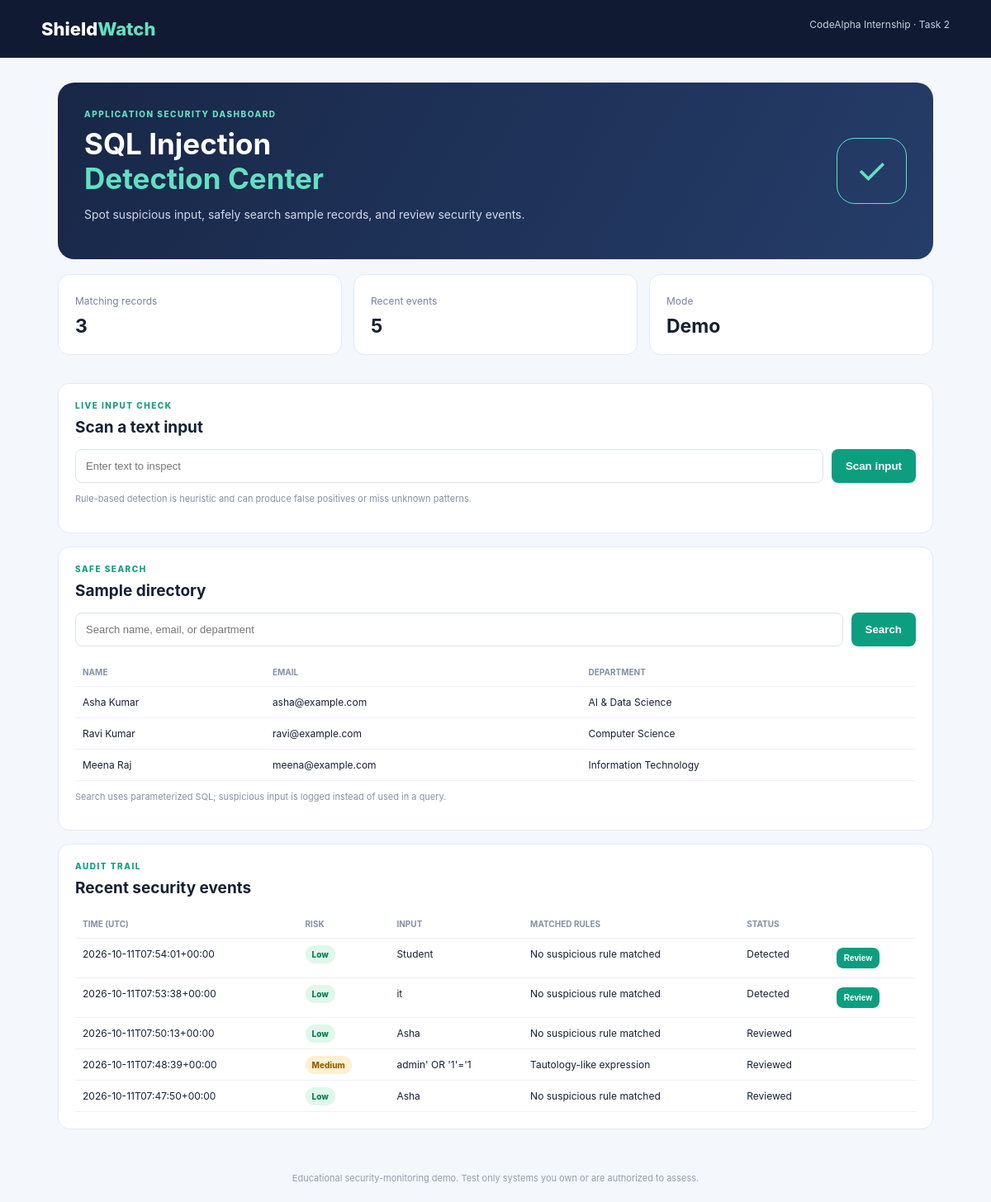
The page / on the database its author committed.
### tables this page shows
CREATE TABLE demo_records (
                id INTEGER PRIMARY KEY AUTOINCREMENT,
                full_name TEXT NOT NULL,
                email TEXT NOT NULL UNIQUE,
                department TEXT NOT NULL
            );

CREATE TABLE security_events (
                id INTEGER PRIMARY KEY AUTOINCREMENT,
                created_at TEXT NOT NULL,
                source_ip TEXT NOT NULL,
                endpoint TEXT NOT NULL,
                input_value TEXT NOT NULL,
                risk_level TEXT NOT NULL,
                matched_rules TEXT NOT NULL,
                status TEXT NOT NULL DEFAULT 'Detected'
            );

### app.py (the view)
@app.get("/")
def index():
    query = request.args.get("q", "").strip()[:200]
    risk, matches = inspect_input(query)
    if query and matches:
        log_event(query, "/", risk, matches)
        flash("Suspicious input detected and blocked from the search.", "warning")
        rows = []
    else:
        with get_db() as connection:
            if query:
                pattern = f"%{query}%"
                rows = connection.execute(
                    """SELECT * FROM demo_records
                    WHERE full_name LIKE ? OR email LIKE ? OR department LIKE ?
                    ORDER BY id""",
                    (pattern, pattern, pattern),
                ).fetchall()
            else:
                rows = connection.execute(
                    "SELECT * FROM demo_records ORDER BY id"
                ).fetchall()
    with get_db() as connection:
        events = connection.execute(
            "SELECT * FROM security_events ORDER BY id DESC LIMIT 10"
        ).fetchall()
    return render_template("index.html", rows=rows, events=events, query=query)

### app.py (called while the page is built)
def get_db():
    connection = sqlite3.connect(DB_PATH)
    connection.row_factory = sqlite3.Row
    return connection

def inspect_input(value):
    matches = [name for name, pattern in RULES if pattern.search(value or "")]
    risk = "High" if len(matches) >= 3 else "Medium" if matches else "Low"
    return risk, matches

### templates/index.html
{% extends "base.html" %}{% block content %}<section class="hero"><div><p class="eyebrow">APPLICATION SECURITY DASHBOARD</p><h1>SQL Injection<br><span>Detection Center</span></h1><p class="sub">Spot suspicious input, safely search sample records, and review security events.</p></div><div class="shield">✓</div></section><section class="stats"><div class="stat"><span>Matching records</span><strong>{{ rows|length }}</strong></div><div class="stat"><span>Recent events</span><strong>{{ events|length }}</strong></div><div class="stat"><span>Mode</span><strong>Demo</strong></div></section><section class="panel"><p class="eyebrow">LIVE INPUT CHECK</p><h2>Scan a text input</h2><form action="{{ url_for('scan') }}" method="post"><div class="input-row"><input name="input_value" maxlength="1000" placeholder="Enter text to inspect" required><button>Scan input</button></div></form><p class="hint">Rule-based detection is heuristic and can produce false positives or miss unknown patterns.</p></section><section class="panel"><p class="eyebrow">SAFE SEARCH</p><h2>Sample directory</h2><form method="get" class="input-row"><input name="q" value="{{ query }}" placeholder="Search name, email, or department"><button>Search</button></form><div class="table-wrap"><table><thead><tr><th>Name</th><th>Email</th><th>Department</th></tr></thead><tbody>{% for r in rows %}<tr><td>{{ r.full_name }}</td><td>{{ r.email }}</td><td>{{ r.department }}</td></tr>{% else %}<tr><td colspan="3">No records found.</td></tr>{% endfor %}</tbody></table></div><p class="hint">Search uses parameterized SQL; suspicious input is logged instead of used in a query.</p></section><section class="panel"><p class="eyebrow">AUDIT TRAIL</p><h2>Recent security events</h2><div class="table-wrap"><table><thead><tr><th>Time (UTC)</th><th>Risk</th><th>Input</th><th>Matched rules</th><th>Status</th><th></th></tr></thead><tbody>{% for e in events %}<tr><td>{{ e.created_at }}</td><td><span class="risk {{ e.risk_level|lower }}">{{ e.risk_level }}</span></td><td class="input-cell">{{ e.input_value }}</td><td>{{ e.matched_rules }}</td><td>{{ e.status }}</td><td>{% if e.status != 'Reviewed' %}<form method="post" action="{{ url_for('resolve_event',event_id=e.id) }}"><button class="small">Review</button></form>{% endif %}</td></tr>{% else %}<tr><td colspan="6">No events yet.</td></tr>{% endfor %}</tbody></table></div></section>{% endblock %}

### templates/base.html (shortened to what this page needs)
<!doctype html><html lang="en"><head><link rel="stylesheet" href="{{ url_for('static',filename='style.css') }}"></head><body><header class="topbar"><div class="brand">Shield<span>Watch</span></div><div class="tag">CodeAlpha Internship · Task 2</div></header><main class="container">{% block content %}{% endblock %}</main><footer>Educational security-monitoring demo. Test only systems you own or are authorized to assess.</footer></body></html>

### static/style.css (style rules this page uses)
:root { font-family:Inter,Segoe UI,Arial,sans-serif;color:#172033;background:#f4f7fb }
* { box-sizing:border-box }
body { margin:0 }
.topbar { background:#101a32;color:#fff;padding:22px max(calc((100vw - 1100px)/2),22px);display:flex;justify-content:space-between }
.brand { font-weight:800;font-size:22px }
.brand span,.hero h1 span { color:#62e0c2 }
.tag { font-size:12px;color:#c5cee0 }
.container { max-width:1100px;margin:30px auto;padding:0 20px }
.hero { background:linear-gradient(120deg,#182747,#253d69);border-radius:20px;color:white;padding:32px;display:flex;justify-content:space-between;align-items:center }
.eyebrow { font-size:10px;letter-spacing:1.5px;font-weight:800;color:#0e9e80;margin:0 0 9px }
.hero .eyebrow { color:#62e0c2 }
.hero h1 { font-size:35px;margin:0 }
.sub { color:#d1d9e8;font-size:14px }
.shield { font-size:44px;color:#62e0c2;border:1px solid #62e0c2;border-radius:22px;padding:12px 22px }
.stats { display:grid;grid-template-columns:repeat(3,1fr);gap:14px;margin:18px 0 }
.stat,.panel { background:white;border:1px solid #e4eaf2;border-radius:14px;padding:20px;margin-bottom:16px }
.stat span { font-size:12px;color:#78849a }
.stat strong { display:block;font-size:23px;margin-top:8px }
.panel h2 { font-size:19px;margin:0 0 15px }
.input-row { display:flex;gap:10px;margin-top:12px }
.input-row input { flex:1;min-width:0;border:1px solid #dce3ee;border-radius:8px;padding:12px;font-size:13px }
button { background:#0d9e80;color:white;border:0;border-radius:8px;padding:11px 17px;font-weight:700;cursor:pointer }
.small { padding:7px 9px;font-size:10px }
.hint { color:#8792a4;font-size:11px;line-height:1.6 }
.table-wrap { overflow-x:auto;margin-top:14px }
table { width:100%;border-collapse:collapse;font-size:12px;text-align:left }
td,th { padding:11px 9px;border-bottom:1px solid #edf0f5;vertical-align:top }
th { font-size:10px;color:#8590a4;text-transform:uppercase }
.input-cell { max-width:180px;overflow-wrap:anywhere }
.risk { padding:5px 8px;border-radius:20px;font-size:10px;font-weight:800 }
.risk.medium { background:#fff0d4;color:#946000 }
.risk.low { background:#e0f7eb;color:#087c58 }
footer { text-align:center;color:#939daf;font-size:11px;padding:22px }

### rows shown on the page
demo_records: full_name "Asha Kumar", email "asha@example.com", department "AI & Data Science"
demo_records: full_name "Ravi Kumar", email "ravi@example.com", department "Computer Science"
demo_records: full_name "Meena Raj", email "meena@example.com", department "Information Technology"
security_events: created_at "2026-10-11T07:54:01+00:00", risk_level "Low", input_value "Student", matched_rules "No suspicious rule matched", status "Detected"
security_events: created_at "2026-10-11T07:53:38+00:00", risk_level "Low", input_value "it", matched_rules "No suspicious rule matched", status "Detected"
security_events: created_at "2026-10-11T07:50:13+00:00", risk_level "Low", input_value "Asha", matched_rules "No suspicious rule matched", status "Reviewed"
security_events: created_at "2026-10-11T07:48:39+00:00", risk_level "Medium", input_value "admin' OR '1'='1", matched_rules "Tautology-like expression", status "Reviewed"
security_events: created_at "2026-10-11T07:47:50+00:00", risk_level "Low", input_value "Asha", matched_rules "No suspicious rule matched", status "Reviewed"

### other values the page prints
{{ rows|length }} "3"
{{ events|length }} "5"
